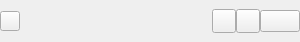
<?xml version="1.0" encoding="UTF-8"?>
<ui version="4.0">
 <class>noteHeadMenu</class>
 <widget class="QWidget" name="noteHeadMenu">
  <property name="geometry">
   <rect>
    <x>0</x>
    <y>0</y>
    <width>300</width>
    <height>42</height>
   </rect>
  </property>
  <property name="windowTitle">
   <string>Form</string>
  </property>
  <layout class="QHBoxLayout" name="horizontalLayout_2">
   <property name="spacing">
    <number>0</number>
   </property>
   <property name="leftMargin">
    <number>0</number>
   </property>
   <property name="topMargin">
    <number>0</number>
   </property>
   <property name="rightMargin">
    <number>0</number>
   </property>
   <property name="bottomMargin">
    <number>0</number>
   </property>
   <item>
    <layout class="QHBoxLayout" name="horizontalLayout">
     <property name="spacing">
      <number>0</number>
     </property>
     <item>
      <widget class="QPushButton" name="pushButtonNew">
       <property name="minimumSize">
        <size>
         <width>20</width>
         <height>20</height>
        </size>
       </property>
       <property name="maximumSize">
        <size>
         <width>20</width>
         <height>20</height>
        </size>
       </property>
       <property name="text">
        <string/>
       </property>
       <property name="autoDefault">
        <bool>false</bool>
       </property>
      </widget>
     </item>
     <item>
      <spacer name="horizontalSpacer">
       <property name="orientation">
        <enum>Qt::Horizontal</enum>
       </property>
       <property name="sizeHint" stdset="0">
        <size>
         <width>136</width>
         <height>20</height>
        </size>
       </property>
      </spacer>
     </item>
     <item>
      <widget class="ResizablePushButton" name="pushButtonPalette">
       <property name="minimumSize">
        <size>
         <width>24</width>
         <height>24</height>
        </size>
       </property>
       <property name="maximumSize">
        <size>
         <width>24</width>
         <height>24</height>
        </size>
       </property>
       <property name="text">
        <string/>
       </property>
      </widget>
     </item>
     <item>
      <widget class="ResizableToolButton" name="toolButtonMenu">
       <property name="minimumSize">
        <size>
         <width>24</width>
         <height>24</height>
        </size>
       </property>
       <property name="maximumSize">
        <size>
         <width>24</width>
         <height>24</height>
        </size>
       </property>
       <property name="text">
        <string/>
       </property>
      </widget>
     </item>
     <item>
      <widget class="ResizablePushButton" name="pushButtonExit">
       <property name="text">
        <string/>
       </property>
       <property name="autoDefault">
        <bool>false</bool>
       </property>
      </widget>
     </item>
    </layout>
   </item>
  </layout>
 </widget>
 <customwidgets>
  <customwidget>
   <class>ResizablePushButton</class>
   <extends>QPushButton</extends>
   <header location="global">resizable_push_button.h</header>
  </customwidget>
  <customwidget>
   <class>ResizableToolButton</class>
   <extends>QToolButton</extends>
   <header location="global">resizable_tool_button.h</header>
  </customwidget>
 </customwidgets>
 <resources/>
 <connections/>
</ui>
